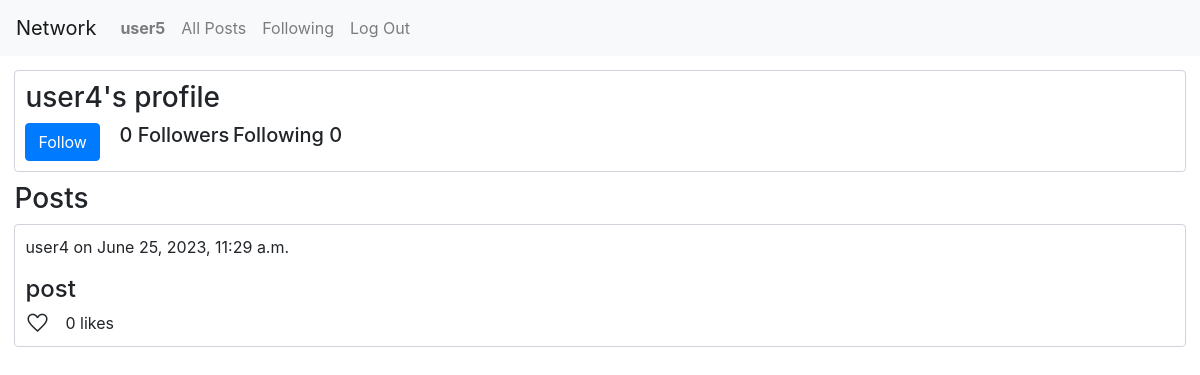
The app's page /profile/user4 (signed in) with its own data.
### network/models.py (models this page shows, shortened)
class User(AbstractUser):
    id = models.AutoField(primary_key=True)
    following_count = models.IntegerField(blank=True)
    followers_count = models.IntegerField(blank=True)

class Posts(models.Model):
    id = models.AutoField(primary_key=True)
    username = models.ForeignKey(User,on_delete=models.CASCADE)
    date = models.DateTimeField(auto_now_add=True)
    post = models.TextField()
    likes = models.IntegerField()
    likers = models.ManyToManyField(User,blank=True,related_name="liked")

### network/views.py (the view)
# urls.py: path("profile/<str:name>",views.profile, name="profile"),
def profile(request,name):
    profile_user = get_object_or_404(User, username = name)
    posts = Posts.objects.filter(username__username=profile_user).order_by('-date')
    currentUser = request.user
    isFollowing = False
    followers_count = profile_user.followers_count
    following_count = profile_user.following_count
    user_instance = Follow.objects.filter(user=currentUser).first()
    if user_instance:
        if user_instance.follows.filter(pk=profile_user.pk):
            isFollowing = True
        else:
            isFollowing = False
    return render(request,"network/profile.html",{
        "profile_user":profile_user,
        "posts":posts,
        "message":"This user has no posts",
        "isfollowing":isFollowing,
        "followers_count":followers_count,
        "following_count":following_count
    })

### network/templates/network/profile.html (shortened to what this page needs)
{% extends "network/layout.html" %}
{% block body %}
    <div class="box">
        {% if request.user.username == profile_user.username %}
            <h3>My profile</h3>
        {% else %}
            <h3>{{profile_user.username}}'s profile</h3>
        {% endif %}
        <div class="horizontal-box">
        {% if user.is_authenticated %}
            {% if request.user.username != profile_user.username %}
            {% if not isfollowing %}
            <form action="{% url 'follow' id=profile_user.id %}",method="post">
                <input type="submit" id="follow" class="btn btn-primary" value="Follow">
            </form>
            {% else %}
            <form action="{% url 'unfollow' id=profile_user.id %}",method="post">
                {% csrf_token %}
                <input type="submit" id="unfollow" class="btn btn-primary" value="Unfollow">
            </form>
            {% endif %}
            {% endif %}
        {% endif %}
            <div class="count">
                <h5>{{followers_count}} Followers</h5>
                <h5>Following {{following_count}}</h5>
            </div>
        </div>
    </div>
        <h3>Posts</h3>
        {% if posts %}
            {% for post in posts %}
                <div class="box">
                    <p>{{post.username}} on {{post.date}}</p>
                    <h4>{{post.post}}</h4>
                    <div class="postsection">
                        <a>
                            <span id="{{post.id}}" class="material-symbols-outlined likebtn">Favorite</span>
                        </a>
                        <p>{{post.likes}} likes</p>
                    </div>
                </div>
            {% endfor %}
        {% else %}
            <h4>{{message}}<h4>
        {% endif %}
{% endblock %}

### network/templates/network/layout.html (shortened to what this page needs)
{% load static %}
<!DOCTYPE html>
<html lang="en">
    <head>
        <link rel="stylesheet" href="https://stackpath.bootstrapcdn.com/bootstrap/4.4.1/css/bootstrap.min.css">
        <link href="{% static 'network/styles.css' %}" rel="stylesheet">
    </head>
    <body>
        <nav class="navbar navbar-expand-lg navbar-light bg-light">
            <a class="navbar-brand" href="{% url 'index' %}">Network</a>
            <div>
              <ul class="navbar-nav mr-auto">
                {% if user.is_authenticated %}
                    <li class="nav-item">
                        <a class="nav-link" href="{% url 'profile' name=user.username %}"><strong>{{ user.username }}</strong></a>
                    </li>
                {% endif %}
                <li class="nav-item">
                  <a class="nav-link" href="{% url 'index' %}">All Posts</a>
                </li>
                {% if user.is_authenticated %}
                    <li class="nav-item">
                        <a class="nav-link" href="{% url 'following' %}">Following</a>
                    </li>
                    <li class="nav-item">
                        <a class="nav-link" href="{% url 'logout' %}">Log Out</a>
                    </li>
                {% endif %}
              </ul>
            </div>
          </nav>
        <div class="body">
            {% block body %}
            {% endblock %}
        </div>
    </body>
</html>

### network/static/network/styles.css (style rules this page uses)
.body { padding:1.2%; }
.box { border-style:solid; border-width: 1px; border-radius:0.25rem; border-color:#ced4da; padding:10px; margin-bottom:10px; }
.postsection { display:flex; height:20px; margin-bottom:5px; }
.material-symbols-outlined { margin-right:1rem; cursor:pointer; font-variation-settings: 'FILL' 0, 'wght' 400, 'GRAD' 0, 'opsz' 48 }
p { margin-right:1rem; }
.horizontal-box { display:flex; }
#follow { margin-right:1rem; }
.count { display:flex; flex-direction: row; width:20%; justify-content: space-evenly; }

### records on screen
User: username "user5"
User: username "user4"
Posts: username "user4", date "June 25, 2023, 11:29 a.m.", post "post", likes "0"

### other values on screen
{{ followers_count }} "0"
{{ following_count }} "0"
